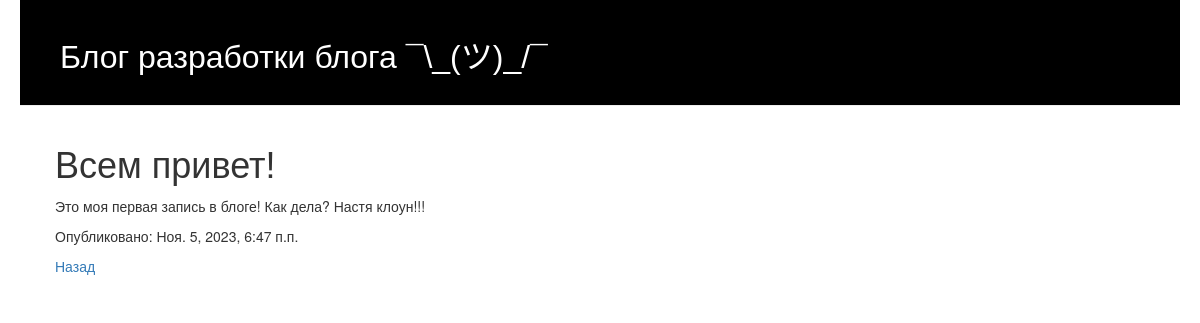
/post/1/, run on an earlier commit of the app's database.
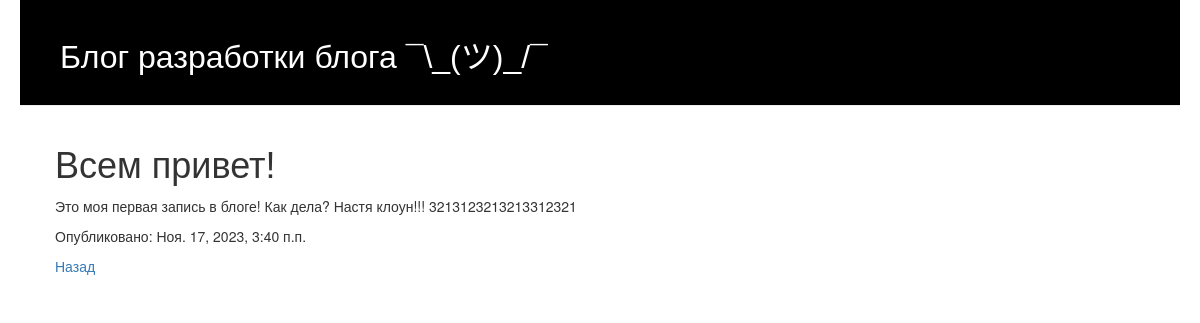
And on a later commit of the database.
### blog/models.py (models this page shows, shortened)
class Post(models.Model):
    author = models.ForeignKey(settings.AUTH_USER_MODEL, on_delete=models.CASCADE)
    title = models.CharField(max_length=200)
    text = models.TextField()
    created_date = models.DateTimeField(default=timezone.now)
    published_date = models.DateTimeField(blank=True, null=True)

### blog/views.py (the view)
# urls.py: path('post/<int:pk>/', views.post_detail, name='post_detail'),
def post_detail(request, pk):
    post = get_object_or_404(Post, pk=pk)
    return render(request, 'blog/post_detail.html', {'post': post})

### blog/templates/blog/post_detail.html (shortened to what this page needs)
{% extends 'blog/base.html' %}
{% block content %}
    <div class="post">
        <h1>{{ post.title }}</h1>
        <p>{{ post.text|linebreaksbr }}</p>
        {% if post.published_date %}
            <div class="date">
                <p>Опубликовано: {{ post.published_date }}</p>
            </div>
        {% endif %}
        <a href="{% url 'post_list'%}">Назад</a>
    </div>
{% endblock %}

What changed in the data, as far as the page shows it:
changed Post "Всем привет!": text "Это моя первая запись в блоге! Как дела? Настя клоун!!!" → "Это моя первая запись в блоге! Как дела? Настя клоун!!! 3213123213213312321"; published_date "Ноя. 5, 2023, 6:47 п.п." → "Ноя. 17, 2023, 3:40 п.п."
